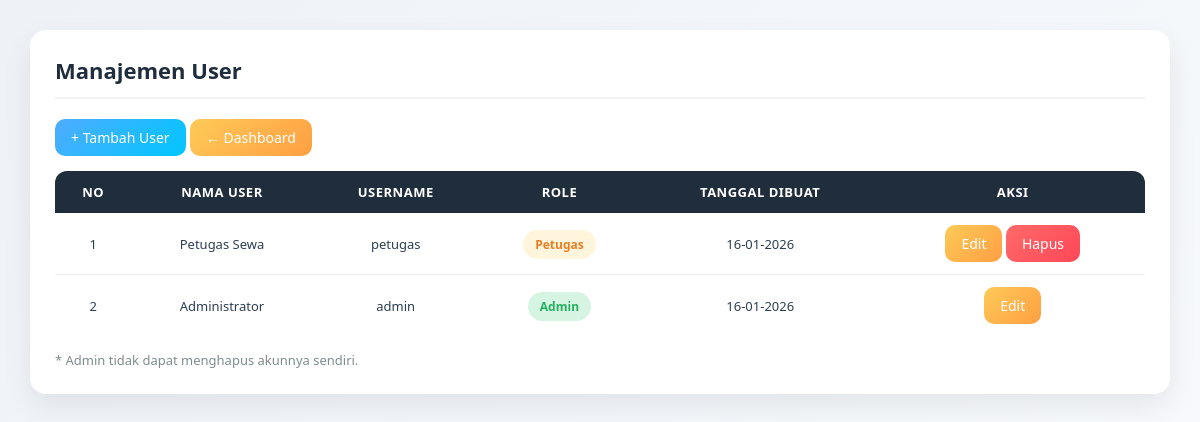
/sewa_kendaraan/user/index.php (signed in), run on the app's committed database.
### tables this page shows
CREATE TABLE `users` (
  `id_user` int(11) NOT NULL,
  `nama_user` varchar(100) NOT NULL,
  `username` varchar(50) NOT NULL,
  `password` varchar(255) NOT NULL,
  `role` enum('Admin','Petugas') DEFAULT 'Petugas',
  `created_at` timestamp NOT NULL DEFAULT current_timestamp()
);

### sewa_kendaraan/user/index.php (the view, shortened to what this page needs)
<?php
include '../config/koneksi.php';
$data = mysqli_query($conn, "SELECT * FROM users ORDER BY id_user DESC");
$no = 1;
?>
<!DOCTYPE html>
<html>
<head>
    <link rel="stylesheet" href="../assets/style.css">
</head>
<body>
<div class="container">
    <div class="header">
        <h2>Manajemen User</h2>
    </div>
    <a href="tambah.php" class="btn">+ Tambah User</a>
    <a href="../dashboard.php" class="btn btn-warning">← Dashboard</a>
    <table>
        <tr>
            <th>No</th>
            <th>Nama User</th>
            <th>Username</th>
            <th>Role</th>
            <th>Tanggal Dibuat</th>
            <th>Aksi</th>
        </tr>
        <?php while ($u = mysqli_fetch_assoc($data)) { ?>
        <tr>
            <td><?= $no++ ?></td>
            <td><?= $u['nama_user'] ?></td>
            <td><?= $u['username'] ?></td>
            <td>
                <span class="<?= strtolower($u['role']) == 'admin' ? 'status-kembali' : 'status-disewa' ?>">
                    <?= $u['role'] ?>
                </span>
            </td>
            <td><?= date('d-m-Y', strtotime($u['created_at'])) ?></td>
            <td>
                <a href="edit.php?id=<?= $u['id_user'] ?>" class="btn btn-warning">Edit</a>
                <?php if ($u['id_user'] != $_SESSION['id_user']) { ?>
                    <a href="hapus.php?id=<?= $u['id_user'] ?>"
                       class="btn btn-danger"
                       onclick="return confirm('Yakin hapus user ini?')">
                       Hapus
                    </a>
                <?php } ?>
            </td>
        </tr>
        <?php } ?>
    </table>
    <p class="info">
        * Admin tidak dapat menghapus akunnya sendiri.
    </p>
</div>
</body>
</html>

### sewa_kendaraan/assets/style.css (style rules this page uses)
* { margin: 0; padding: 0; box-sizing: border-box; font-family: 'Poppins', 'Segoe UI', sans-serif; }
body { background: linear-gradient(135deg, #eef2f7, #f9fbfd); min-height: 100vh; padding: 30px; color: #2c3e50; }
.container { background: #ffffff; padding: 25px; border-radius: 16px; box-shadow: 0 12px 30px rgba(0,0,0,0.08); animation: fadeIn 0.5s ease-in-out; }
.header { margin-bottom: 20px; border-bottom: 2px solid #f0f2f5; padding-bottom: 12px; }
.header h2 { font-size: 22px; font-weight: 600; color: #1f2d3d; }
.btn { display: inline-block; padding: 9px 16px; background: linear-gradient(135deg, #4facfe, #00c6ff); color: #fff; border-radius: 10px; text-decoration: none; font-size: 14px; font-weight: 500; border: none; cursor: pointer; transition: all 0.25s ease; }
.btn-danger { background: linear-gradient(135deg, #ff6a6a, #ff4757); }
.btn-warning { background: linear-gradient(135deg, #feca57, #ff9f43); }
table { width: 100%; border-collapse: separate; border-spacing: 0; margin-top: 15px; overflow: hidden; border-radius: 12px; }
th { background: #1f2d3d; color: #ffffff; padding: 12px; font-size: 13px; text-transform: uppercase; letter-spacing: 0.5px; }
td { padding: 12px; font-size: 13px; text-align: center; border-bottom: 1px solid #eef2f5; }
tr:last-child td { border-bottom: none; }
.status-disewa { background: rgba(254, 202, 87, 0.2); color: #e67e22; padding: 6px 12px; border-radius: 20px; font-size: 12px; font-weight: 600; }
.status-kembali { background: rgba(46, 204, 113, 0.2); color: #27ae60; padding: 6px 12px; border-radius: 20px; font-size: 12px; font-weight: 600; }
.info { margin-top: 15px; font-size: 13px; color: #7f8c8d; }

### data on the page
users: nama_user "Petugas Sewa", username "petugas", role "Petugas", created_at "16-01-2026"
users: nama_user "Administrator", username "admin", role "Admin", created_at "16-01-2026"
